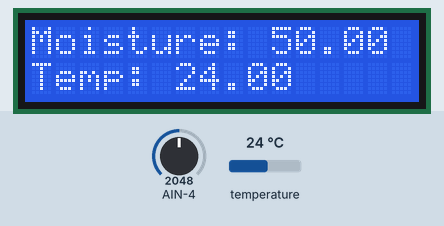
Recording of a program running on a simulated BeagleBone Black. Shown: 16×2 character LCD. The test bench sets the inputs (shaded band); at power-on: temperature 24 °C, AIN-4 = 2048 (analog values on the 0–4095 scale). What the program prints to the terminal is not drawn.

Above: at 1.4 s.
1.5 s: temperature set to 12 °C
At 3.7 s:
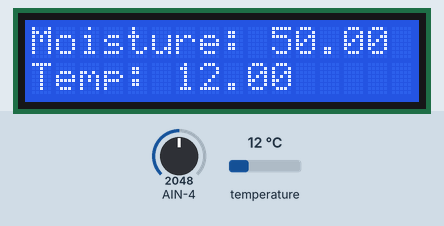
4.0 s: AIN-4 set to 2866
At 7.3 s:
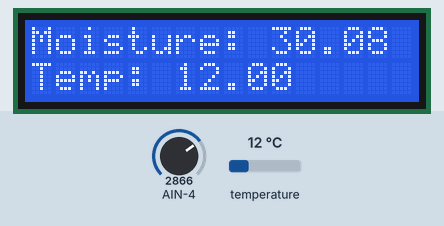
7.6 s: temperature set to 19 °C
At 8.3 s:
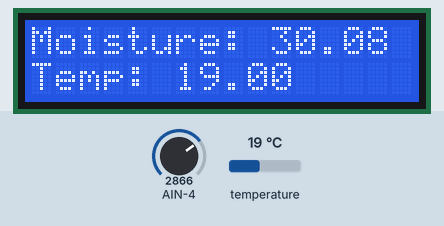
10.0 s: AIN-4 set to 3603
At 12.3 s:
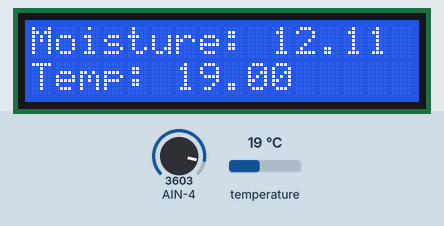
13.0 s: temperature set to 28 °C
At 14.2 s:
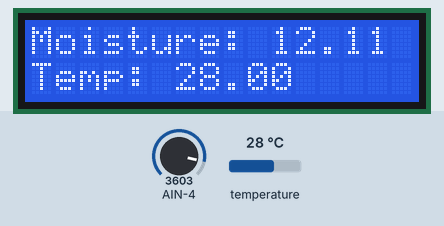
15.4 s: AIN-4 set to 4095
At 18.1 s:
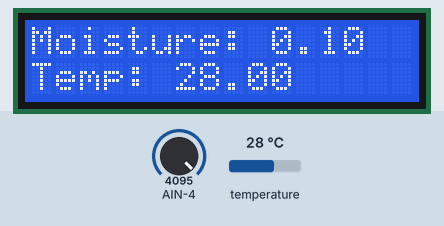
Timing chart, 0 to 19.3 s (numbered marks = the images above; inputs shaded):
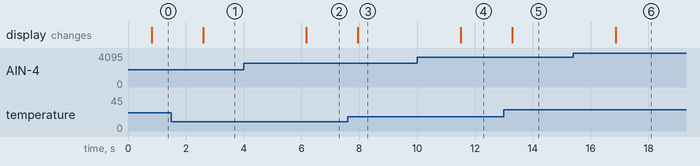

The program:

main.py
```python
import glob
import time
import Adafruit_CharLCD as LCD
import Adafruit_GPIO.SPI as SPI
import Adafruit_MCP3008

def initialize_lcd():
    """Initialize LCD for usage."""
    lcd_backlight = 4
    lcd_rs = 25
    lcd_en = 24
    lcd_d4 = 23
    lcd_d5 = 17
    lcd_d6 = 18
    lcd_d7 = 22
    lcd_columns = 16
    lcd_rows    = 2
    return LCD.Adafruit_CharLCD(
        lcd_rs, lcd_en, lcd_d4, lcd_d5, lcd_d6, lcd_d7,
        lcd_columns, lcd_rows, lcd_backlight)

def initialize_mcp3008():
    """Initialize mcp3008 for reading."""
    SPI_PORT   = 0
    SPI_DEVICE = 0
    return Adafruit_MCP3008.MCP3008(spi=SPI.SpiDev(SPI_PORT, SPI_DEVICE))

def get_device_file():
    """Get the path to the the data file."""
    base_dir = '/sys/bus/w1/devices/'
    device_folder = glob.glob(base_dir + '28*')[0]
    device_file = device_folder + '/w1_slave'
    return device_file


def read_device_file(device_file):
    """Read the raw temperature from the device."""
    f = open(device_file, 'r')
    lines = f.readlines()
    f.close()
    return lines


def parse_raw_input(raw_input):
    """Parse raw data into temperatures."""
    # Error reading, return nothing
    if raw_input[0].strip()[-3:] != 'YES':
        return None, None
    equals_pos = raw_input[1].find('t=')
    if equals_pos != -1:
        temp_string = raw_input[1][equals_pos+2:]
        temp_c = float(temp_string) / 1000.0
        temp_f = temp_c * 9.0 / 5.0 + 32.0
        return temp_c, temp_f
    else:
        return None, None

def voltage_to_moisture(data):
    """Turn adc value into percent

    The value from the YL-69 can read between 0-1023 where 1023 is dry. If we
    want to display the moisture percent we need to do a bit of math.
    """
    val = 1024 - data
    return val / 1024 * 100

def main():
    """Main routine for reading values and printing to lcd."""
    lcd = initialize_lcd()
    temp_device_file = get_device_file()
    mcp3008 = initialize_mcp3008()
    print('Writing to LCD.')
    print('Press Ctrl-C to quit')
    while True:
        moisture = voltage_to_moisture(mcp3008.read_adc(0))
        raw_temp_input = read_device_file(temp_device_file)
        degrees_c, _ = parse_raw_input(raw_temp_input)
        msg = "Moisture: {:.2f}\nTemp: {:.2f}".format(moisture, degrees_c)
        lcd.clear()
        lcd.message(msg)
        time.sleep(1)

if __name__ == '__main__':
    main()
```

Measured:
- after the input at 1.5 s, the display: changes after 1.1 s (image 1)
- after the input at 4.0 s, the display: changes after 2.2 s (image 2)
- after the input at 7.6 s, the display: changes after 0.35 s (image 3)
- after the input at 10.0 s, the display: changes after 1.5 s (image 4)
- after the input at 13.0 s, the display: changes after 0.30 s (image 5)
- after the input at 15.4 s, the display: changes after 1.5 s (image 6)
